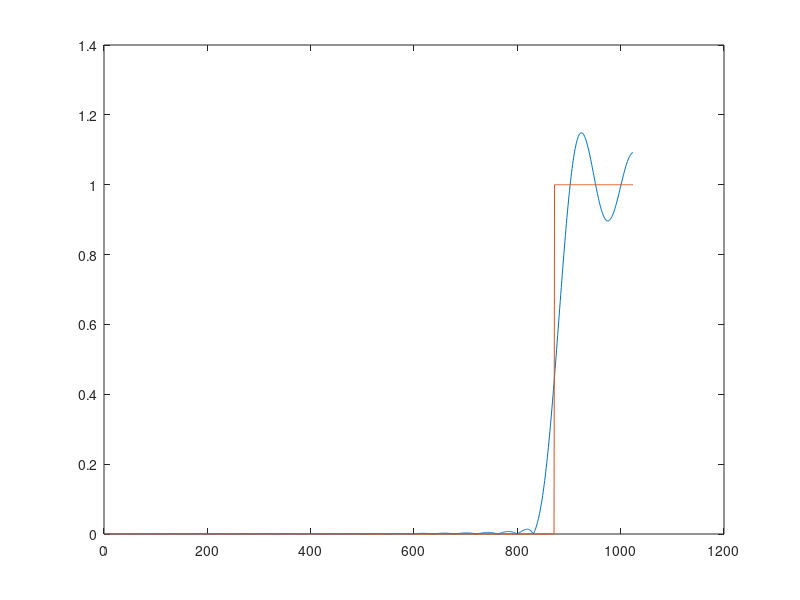

This figure's MATLAB source:
clear all; clc; close all

N=24;   %fixed
L=1024; %fixed
dw = pi/(L-1);
wp = 0.85;  %fixed
ws = 0.82;

pe = ceil(wp*L);
se = ceil(ws*L);

d = [zeros(pe, 1); ones(L-pe, 1)];
Q = [ones(L, 1) cos((0:L-1)'*(1:(N-1))*dw)];

pm = 0.1;
sm = 1.0;
w = [sm*ones(se, 1); zeros(pe - se, 1); pm*ones(L - pe, 1)];
W = diag(w);

a = (Q'*W^2*Q)\(Q'*W^2*d);

coef = [flipud(a(2:end))/2; a(1); a(2:end)/2];

H = fft(coef, 2*L);
figure(1); plot(1:length(H(1:L)), abs(H(1:L)), 1:length(H(1:L)), d)
% pause;
saveas(figure(1), strcat('img_report_hp',"_", num2str(ws),"_",num2str(pm), "_", num2str(sm),'.png'))